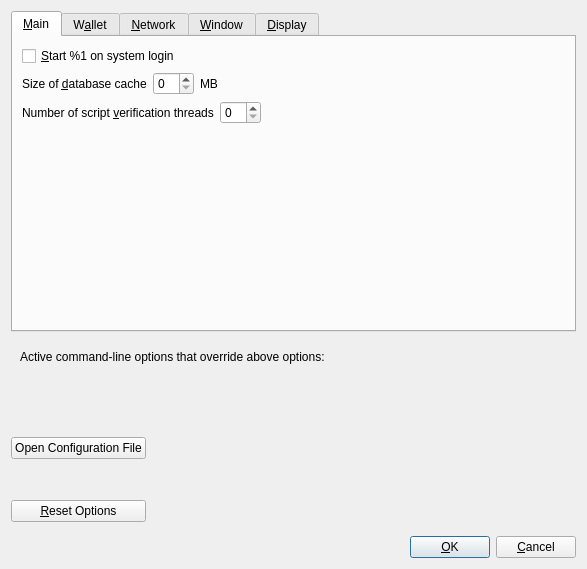
<?xml version="1.0" encoding="UTF-8"?>
<ui version="4.0">
 <class>OptionsDialog</class>
 <widget class="QDialog" name="OptionsDialog">
  <property name="geometry">
   <rect>
    <x>0</x>
    <y>0</y>
    <width>587</width>
    <height>569</height>
   </rect>
  </property>
  <property name="windowTitle">
   <string>Options</string>
  </property>
  <property name="modal">
   <bool>true</bool>
  </property>
  <layout class="QVBoxLayout" name="verticalLayout">
   <item>
    <widget class="QTabWidget" name="tabWidget">
     <property name="currentIndex">
      <number>0</number>
     </property>
     <widget class="QWidget" name="tabMain">
      <attribute name="title">
       <string>&amp;Main</string>
      </attribute>
      <layout class="QVBoxLayout" name="verticalLayout_Main">
       <item>
        <widget class="QCheckBox" name="zeroAtStartup">
         <property name="toolTip">
          <string>Automatically start %1 after logging in to the system.</string>
         </property>
         <property name="text">
          <string>&amp;Start %1 on system login</string>
         </property>
        </widget>
       </item>
       <item>
        <layout class="QHBoxLayout" name="horizontalLayout_2_Main">
         <item>
          <widget class="QLabel" name="databaseCacheLabel">
           <property name="text">
            <string>Size of &amp;database cache</string>
           </property>
           <property name="textFormat">
            <enum>Qt::PlainText</enum>
           </property>
           <property name="buddy">
            <cstring>databaseCache</cstring>
           </property>
          </widget>
         </item>
         <item>
          <widget class="QSpinBox" name="databaseCache"/>
         </item>
         <item>
          <widget class="QLabel" name="databaseCacheUnitLabel">
           <property name="text">
            <string>MB</string>
           </property>
           <property name="textFormat">
            <enum>Qt::PlainText</enum>
           </property>
          </widget>
         </item>
         <item>
          <spacer name="horizontalSpacer_2_Main">
           <property name="orientation">
            <enum>Qt::Horizontal</enum>
           </property>
           <property name="sizeHint" stdset="0">
            <size>
             <width>40</width>
             <height>20</height>
            </size>
           </property>
          </spacer>
         </item>
        </layout>
       </item>
       <item>
        <layout class="QHBoxLayout" name="horizontalLayout_3_Main">
         <item>
          <widget class="QLabel" name="threadsScriptVerifLabel">
           <property name="text">
            <string>Number of script &amp;verification threads</string>
           </property>
           <property name="textFormat">
            <enum>Qt::PlainText</enum>
           </property>
           <property name="buddy">
            <cstring>threadsScriptVerif</cstring>
           </property>
          </widget>
         </item>
         <item>
          <widget class="QSpinBox" name="threadsScriptVerif">
           <property name="toolTip">
            <string>(0 = auto, &lt;0 = leave that many cores free)</string>
           </property>
          </widget>
         </item>
         <item>
          <spacer name="horizontalSpacer_3_Main">
           <property name="orientation">
            <enum>Qt::Horizontal</enum>
           </property>
           <property name="sizeHint" stdset="0">
            <size>
             <width>40</width>
             <height>20</height>
            </size>
           </property>
          </spacer>
         </item>
        </layout>
       </item>
       <item>
        <spacer name="verticalSpacer_Main">
         <property name="orientation">
          <enum>Qt::Vertical</enum>
         </property>
         <property name="sizeHint" stdset="0">
          <size>
           <width>20</width>
           <height>40</height>
          </size>
         </property>
        </spacer>
       </item>
      </layout>
     </widget>
     <widget class="QWidget" name="tabWallet">
      <attribute name="title">
       <string>W&amp;allet</string>
      </attribute>
      <layout class="QVBoxLayout" name="verticalLayout_5">
       <item>
        <spacer name="verticalSpacer_3">
         <property name="orientation">
          <enum>Qt::Vertical</enum>
         </property>
         <property name="sizeHint" stdset="0">
          <size>
           <width>20</width>
           <height>14</height>
          </size>
         </property>
        </spacer>
       </item>
       <item>
        <widget class="QGroupBox" name="groupBox">
         <property name="title">
          <string>Automated Maintenance</string>
         </property>
         <layout class="QVBoxLayout" name="verticalLayout_2">
          <item>
           <widget class="QCheckBox" name="enableDeleteTx">
            <property name="toolTip">
             <string>Enable or Disable DeleteTx</string>
            </property>
            <property name="text">
             <string>Enable deleteTx</string>
            </property>
           </widget>
          </item>
          <item>
           <widget class="QCheckBox" name="saplingConsolidationEnabled">
            <property name="toolTip">
             <string>Enable automatic creation of consolidation transactions to reduce walle size and number of active notes.</string>
            </property>
            <property name="text">
             <string>&amp;Enable Consolidation</string>
            </property>
           </widget>
          </item>
         </layout>
        </widget>
       </item>
       <item>
        <spacer name="verticalSpacer_2">
         <property name="orientation">
          <enum>Qt::Vertical</enum>
         </property>
         <property name="sizeHint" stdset="0">
          <size>
           <width>20</width>
           <height>13</height>
          </size>
         </property>
        </spacer>
       </item>
       <item>
        <widget class="QGroupBox" name="groupBox_2">
         <property name="title">
          <string>Troubleshooting</string>
         </property>
         <layout class="QVBoxLayout" name="verticalLayout_3">
          <item>
           <widget class="QCheckBox" name="chkReindex">
            <property name="toolTip">
             <string>Reindex on restart</string>
            </property>
            <property name="text">
             <string>Reindex</string>
            </property>
           </widget>
          </item>
          <item>
           <widget class="QCheckBox" name="chkRescan">
            <property name="toolTip">
             <string>Rescan the blockchain for missing transactions.</string>
            </property>
            <property name="text">
             <string>Rescan</string>
            </property>
           </widget>
          </item>
          <item>
           <widget class="QCheckBox" name="chkZapWalletTxes">
            <property name="toolTip">
             <string>Remove all wallet transaction and rescan the blockchain for all transactions.</string>
            </property>
            <property name="text">
             <string>Zap Wallet Transactions and Rescan</string>
            </property>
           </widget>
          </item>
          <item>
           <widget class="QCheckBox" name="chkBootstrap">
            <property name="toolTip">
             <string>Reset wallet data using the downloadable bootstrap.</string>
            </property>
            <property name="text">
             <string>Reindex and Rescan with bootstrap</string>
            </property>
           </widget>
          </item>
         </layout>
        </widget>
       </item>
       <item>
        <spacer name="verticalSpacer_4">
         <property name="orientation">
          <enum>Qt::Vertical</enum>
         </property>
         <property name="sizeHint" stdset="0">
          <size>
           <width>20</width>
           <height>14</height>
          </size>
         </property>
        </spacer>
       </item>
      </layout>
     </widget>
     <widget class="QWidget" name="tabNetwork">
      <attribute name="title">
       <string>&amp;Network</string>
      </attribute>
      <layout class="QVBoxLayout" name="verticalLayout_Network">
       <item>
        <widget class="QCheckBox" name="mapPortUpnp">
         <property name="toolTip">
          <string>Automatically open the Zero client port on the router. This only works when your router supports UPnP and it is enabled.</string>
         </property>
         <property name="text">
          <string>Map port using &amp;UPnP</string>
         </property>
        </widget>
       </item>
       <item>
        <widget class="QCheckBox" name="allowIncoming">
         <property name="toolTip">
          <string>Accept connections from outside.</string>
         </property>
         <property name="text">
          <string>Allow incomin&amp;g connections</string>
         </property>
        </widget>
       </item>
       <item>
        <widget class="QCheckBox" name="connectSocks">
         <property name="toolTip">
          <string>Connect to the Zero network through a SOCKS5 proxy.</string>
         </property>
         <property name="text">
          <string>&amp;Connect through SOCKS5 proxy (default proxy):</string>
         </property>
        </widget>
       </item>
       <item>
        <layout class="QHBoxLayout" name="horizontalLayout_1_Network">
         <item>
          <widget class="QLabel" name="proxyIpLabel">
           <property name="text">
            <string>Proxy &amp;IP:</string>
           </property>
           <property name="textFormat">
            <enum>Qt::PlainText</enum>
           </property>
           <property name="buddy">
            <cstring>proxyIp</cstring>
           </property>
          </widget>
         </item>
         <item>
          <widget class="QValidatedLineEdit" name="proxyIp">
           <property name="minimumSize">
            <size>
             <width>140</width>
             <height>0</height>
            </size>
           </property>
           <property name="maximumSize">
            <size>
             <width>140</width>
             <height>16777215</height>
            </size>
           </property>
           <property name="toolTip">
            <string>IP address of the proxy (e.g. IPv4: 127.0.0.1 / IPv6: ::1)</string>
           </property>
          </widget>
         </item>
         <item>
          <widget class="QLabel" name="proxyPortLabel">
           <property name="text">
            <string>&amp;Port:</string>
           </property>
           <property name="textFormat">
            <enum>Qt::PlainText</enum>
           </property>
           <property name="buddy">
            <cstring>proxyPort</cstring>
           </property>
          </widget>
         </item>
         <item>
          <widget class="QLineEdit" name="proxyPort">
           <property name="minimumSize">
            <size>
             <width>55</width>
             <height>0</height>
            </size>
           </property>
           <property name="maximumSize">
            <size>
             <width>55</width>
             <height>16777215</height>
            </size>
           </property>
           <property name="toolTip">
            <string>Port of the proxy (e.g. 9050)</string>
           </property>
          </widget>
         </item>
         <item>
          <spacer name="horizontalSpacer_1_Network">
           <property name="orientation">
            <enum>Qt::Horizontal</enum>
           </property>
           <property name="sizeHint" stdset="0">
            <size>
             <width>40</width>
             <height>20</height>
            </size>
           </property>
          </spacer>
         </item>
        </layout>
       </item>
       <item>
        <layout class="QHBoxLayout" name="horizontalLayout_2_Network">
         <item>
          <widget class="QLabel" name="proxyActiveNets">
           <property name="text">
            <string>Used for reaching peers via:</string>
           </property>
           <property name="textFormat">
            <enum>Qt::PlainText</enum>
           </property>
          </widget>
         </item>
         <item>
          <widget class="QCheckBox" name="proxyReachIPv4">
           <property name="enabled">
            <bool>false</bool>
           </property>
           <property name="toolTip">
            <string>Shows if the supplied default SOCKS5 proxy is used to reach peers via this network type.</string>
           </property>
           <property name="text">
            <string/>
           </property>
          </widget>
         </item>
         <item>
          <widget class="QLabel" name="proxyReachIPv4Label">
           <property name="text">
            <string>IPv4</string>
           </property>
           <property name="textFormat">
            <enum>Qt::PlainText</enum>
           </property>
          </widget>
         </item>
         <item>
          <widget class="QCheckBox" name="proxyReachIPv6">
           <property name="enabled">
            <bool>false</bool>
           </property>
           <property name="toolTip">
            <string>Shows if the supplied default SOCKS5 proxy is used to reach peers via this network type.</string>
           </property>
           <property name="text">
            <string/>
           </property>
          </widget>
         </item>
         <item>
          <widget class="QLabel" name="proxyReachIPv6Label">
           <property name="text">
            <string>IPv6</string>
           </property>
           <property name="textFormat">
            <enum>Qt::PlainText</enum>
           </property>
          </widget>
         </item>
         <item>
          <widget class="QCheckBox" name="proxyReachTor">
           <property name="enabled">
            <bool>false</bool>
           </property>
           <property name="toolTip">
            <string>Shows if the supplied default SOCKS5 proxy is used to reach peers via this network type.</string>
           </property>
           <property name="text">
            <string/>
           </property>
          </widget>
         </item>
         <item>
          <widget class="QLabel" name="proxyReachTorLabel">
           <property name="text">
            <string>Tor</string>
           </property>
           <property name="textFormat">
            <enum>Qt::PlainText</enum>
           </property>
          </widget>
         </item>
         <item>
          <spacer name="horizontalSpacer_2_Network">
           <property name="orientation">
            <enum>Qt::Horizontal</enum>
           </property>
           <property name="sizeHint" stdset="0">
            <size>
             <width>40</width>
             <height>20</height>
            </size>
           </property>
          </spacer>
         </item>
        </layout>
       </item>
       <item>
        <widget class="QCheckBox" name="connectSocksTor">
         <property name="toolTip">
          <string>Connect to the Zero network through a separate SOCKS5 proxy for Tor hidden services.</string>
         </property>
         <property name="text">
          <string>Use separate SOCKS&amp;5 proxy to reach peers via Tor hidden services:</string>
         </property>
        </widget>
       </item>
       <item>
        <layout class="QHBoxLayout" name="horizontalLayout_3_Network">
         <item>
          <widget class="QLabel" name="proxyIpTorLabel">
           <property name="text">
            <string>Proxy &amp;IP:</string>
           </property>
           <property name="textFormat">
            <enum>Qt::PlainText</enum>
           </property>
           <property name="buddy">
            <cstring>proxyIpTor</cstring>
           </property>
          </widget>
         </item>
         <item>
          <widget class="QValidatedLineEdit" name="proxyIpTor">
           <property name="minimumSize">
            <size>
             <width>140</width>
             <height>0</height>
            </size>
           </property>
           <property name="maximumSize">
            <size>
             <width>140</width>
             <height>16777215</height>
            </size>
           </property>
           <property name="toolTip">
            <string>IP address of the proxy (e.g. IPv4: 127.0.0.1 / IPv6: ::1)</string>
           </property>
          </widget>
         </item>
         <item>
          <widget class="QLabel" name="proxyPortTorLabel">
           <property name="text">
            <string>&amp;Port:</string>
           </property>
           <property name="textFormat">
            <enum>Qt::PlainText</enum>
           </property>
           <property name="buddy">
            <cstring>proxyPortTor</cstring>
           </property>
          </widget>
         </item>
         <item>
          <widget class="QLineEdit" name="proxyPortTor">
           <property name="minimumSize">
            <size>
             <width>55</width>
             <height>0</height>
            </size>
           </property>
           <property name="maximumSize">
            <size>
             <width>55</width>
             <height>16777215</height>
            </size>
           </property>
           <property name="toolTip">
            <string>Port of the proxy (e.g. 9050)</string>
           </property>
          </widget>
         </item>
         <item>
          <spacer name="horizontalSpacer_4_Network">
           <property name="orientation">
            <enum>Qt::Horizontal</enum>
           </property>
           <property name="sizeHint" stdset="0">
            <size>
             <width>40</width>
             <height>20</height>
            </size>
           </property>
          </spacer>
         </item>
        </layout>
       </item>
       <item>
        <spacer name="verticalSpacer_Network">
         <property name="orientation">
          <enum>Qt::Vertical</enum>
         </property>
         <property name="sizeHint" stdset="0">
          <size>
           <width>20</width>
           <height>40</height>
          </size>
         </property>
        </spacer>
       </item>
      </layout>
     </widget>
     <widget class="QWidget" name="tabWindow">
      <attribute name="title">
       <string>&amp;Window</string>
      </attribute>
      <layout class="QVBoxLayout" name="verticalLayout_Window">
       <item>
        <widget class="QCheckBox" name="hideTrayIcon">
         <property name="toolTip">
          <string>Hide the icon from the system tray.</string>
         </property>
         <property name="text">
          <string>&amp;Hide tray icon</string>
         </property>
        </widget>
       </item>
       <item>
        <widget class="QCheckBox" name="minimizeToTray">
         <property name="toolTip">
          <string>Show only a tray icon after minimizing the window.</string>
         </property>
         <property name="text">
          <string>&amp;Minimize to the tray instead of the taskbar</string>
         </property>
        </widget>
       </item>
       <item>
        <widget class="QCheckBox" name="minimizeOnClose">
         <property name="toolTip">
          <string>Minimize instead of exit the application when the window is closed. When this option is enabled, the application will be closed only after selecting Exit in the menu.</string>
         </property>
         <property name="text">
          <string>M&amp;inimize on close</string>
         </property>
        </widget>
       </item>
       <item>
        <spacer name="verticalSpacer_Window">
         <property name="orientation">
          <enum>Qt::Vertical</enum>
         </property>
         <property name="sizeHint" stdset="0">
          <size>
           <width>20</width>
           <height>40</height>
          </size>
         </property>
        </spacer>
       </item>
      </layout>
     </widget>
     <widget class="QWidget" name="tabDisplay">
      <attribute name="title">
       <string>&amp;Display</string>
      </attribute>
      <layout class="QVBoxLayout" name="verticalLayout_6">
       <item>
        <layout class="QHBoxLayout" name="horizontalLayout_4_Display">
         <item>
          <widget class="QLabel" name="themeLabel">
           <property name="text">
            <string>Wallet Theme</string>
           </property>
           <property name="textFormat">
            <enum>Qt::PlainText</enum>
           </property>
           <property name="buddy">
            <cstring>theme</cstring>
           </property>
          </widget>
         </item>
         <item>
          <widget class="QValueComboBox" name="theme">
           <property name="toolTip">
            <string>The user interface language can be set here. This setting will take effect after restarting %1.</string>
           </property>
          </widget>
         </item>
        </layout>
       </item>
       <item>
        <layout class="QHBoxLayout" name="horizontalLayout_1_Display">
         <item>
          <widget class="QLabel" name="langLabel">
           <property name="text">
            <string>User Interface &amp;language:</string>
           </property>
           <property name="textFormat">
            <enum>Qt::PlainText</enum>
           </property>
           <property name="buddy">
            <cstring>lang</cstring>
           </property>
          </widget>
         </item>
         <item>
          <widget class="QValueComboBox" name="lang">
           <property name="toolTip">
            <string>The user interface language can be set here. This setting will take effect after restarting %1.</string>
           </property>
          </widget>
         </item>
        </layout>
       </item>
       <item>
        <layout class="QHBoxLayout" name="horizontalLayout_2_Display">
         <item>
          <widget class="QLabel" name="unitLabel">
           <property name="text">
            <string>&amp;Unit to show amounts in:</string>
           </property>
           <property name="textFormat">
            <enum>Qt::PlainText</enum>
           </property>
           <property name="buddy">
            <cstring>unit</cstring>
           </property>
          </widget>
         </item>
         <item>
          <widget class="QValueComboBox" name="unit">
           <property name="toolTip">
            <string>Choose the default subdivision unit to show in the interface and when sending coins.</string>
           </property>
          </widget>
         </item>
        </layout>
       </item>
       <item>
        <layout class="QHBoxLayout" name="horizontalLayout_3_Display">
         <item>
          <widget class="QLabel" name="thirdPartyTxUrlsLabel">
           <property name="toolTip">
            <string>Third party URLs (e.g. a block explorer) that appear in the transactions tab as context menu items. %s in the URL is replaced by transaction hash. Multiple URLs are separated by vertical bar |.</string>
           </property>
           <property name="text">
            <string>&amp;Third party transaction URLs</string>
           </property>
           <property name="buddy">
            <cstring>thirdPartyTxUrls</cstring>
           </property>
          </widget>
         </item>
         <item>
          <widget class="QLineEdit" name="thirdPartyTxUrls">
           <property name="toolTip">
            <string>Third party URLs (e.g. a block explorer) that appear in the transactions tab as context menu items. %s in the URL is replaced by transaction hash. Multiple URLs are separated by vertical bar |.</string>
           </property>
          </widget>
         </item>
        </layout>
       </item>
       <item>
        <spacer name="verticalSpacer_Display">
         <property name="orientation">
          <enum>Qt::Vertical</enum>
         </property>
         <property name="sizeHint" stdset="0">
          <size>
           <width>20</width>
           <height>40</height>
          </size>
         </property>
        </spacer>
       </item>
      </layout>
     </widget>
    </widget>
   </item>
   <item>
    <widget class="QFrame" name="frame">
     <layout class="QVBoxLayout" name="verticalLayout_Bottom">
      <item>
       <layout class="QHBoxLayout" name="horizontalLayout_Bottom">
        <item>
         <widget class="QLabel" name="overriddenByCommandLineInfoLabel">
          <property name="text">
           <string>Active command-line options that override above options:</string>
          </property>
          <property name="textFormat">
           <enum>Qt::PlainText</enum>
          </property>
         </widget>
        </item>
        <item>
         <spacer name="horizontalSpacer_Bottom">
          <property name="orientation">
           <enum>Qt::Horizontal</enum>
          </property>
          <property name="sizeHint" stdset="0">
           <size>
            <width>40</width>
            <height>20</height>
           </size>
          </property>
         </spacer>
        </item>
       </layout>
      </item>
      <item>
       <widget class="QLabel" name="overriddenByCommandLineLabel">
        <property name="text">
         <string/>
        </property>
        <property name="textFormat">
         <enum>Qt::PlainText</enum>
        </property>
        <property name="wordWrap">
         <bool>true</bool>
        </property>
       </widget>
      </item>
     </layout>
    </widget>
   </item>
   <item>
    <layout class="QHBoxLayout" name="horizontalLayout_Buttons">
     <item>
      <layout class="QVBoxLayout" name="verticalLayout_Buttons">
       <item>
        <widget class="QPushButton" name="openZeroConfButton">
         <property name="toolTip">
          <string>Open the %1 configuration file from the working directory.</string>
         </property>
         <property name="text">
          <string>Open Configuration File</string>
         </property>
         <property name="autoDefault">
          <bool>false</bool>
         </property>
        </widget>
       </item>
       <item>
        <widget class="QPushButton" name="resetButton">
         <property name="toolTip">
          <string>Reset all client options to default.</string>
         </property>
         <property name="text">
          <string>&amp;Reset Options</string>
         </property>
         <property name="autoDefault">
          <bool>false</bool>
         </property>
        </widget>
       </item>
      </layout>
     </item>
     <item>
      <spacer name="horizontalSpacer_1">
       <property name="orientation">
        <enum>Qt::Horizontal</enum>
       </property>
       <property name="sizeHint" stdset="0">
        <size>
         <width>40</width>
         <height>48</height>
        </size>
       </property>
      </spacer>
     </item>
     <item>
      <widget class="QLabel" name="statusLabel">
       <property name="minimumSize">
        <size>
         <width>200</width>
         <height>0</height>
        </size>
       </property>
       <property name="font">
        <font>
         <weight>75</weight>
         <bold>true</bold>
        </font>
       </property>
       <property name="text">
        <string/>
       </property>
       <property name="textFormat">
        <enum>Qt::PlainText</enum>
       </property>
       <property name="wordWrap">
        <bool>true</bool>
       </property>
      </widget>
     </item>
     <item>
      <spacer name="horizontalSpacer_2">
       <property name="orientation">
        <enum>Qt::Horizontal</enum>
       </property>
       <property name="sizeHint" stdset="0">
        <size>
         <width>40</width>
         <height>48</height>
        </size>
       </property>
      </spacer>
     </item>
     <item>
      <layout class="QVBoxLayout" name="verticalLayout_4">
       <item>
        <spacer name="verticalSpacer">
         <property name="orientation">
          <enum>Qt::Vertical</enum>
         </property>
         <property name="sizeHint" stdset="0">
          <size>
           <width>20</width>
           <height>40</height>
          </size>
         </property>
        </spacer>
       </item>
       <item>
        <layout class="QHBoxLayout" name="horizontalLayout">
         <item>
          <widget class="QPushButton" name="okButton">
           <property name="text">
            <string>&amp;OK</string>
           </property>
           <property name="autoDefault">
            <bool>false</bool>
           </property>
           <property name="default">
            <bool>true</bool>
           </property>
          </widget>
         </item>
         <item>
          <widget class="QPushButton" name="cancelButton">
           <property name="text">
            <string>&amp;Cancel</string>
           </property>
           <property name="autoDefault">
            <bool>false</bool>
           </property>
          </widget>
         </item>
        </layout>
       </item>
      </layout>
     </item>
    </layout>
   </item>
  </layout>
 </widget>
 <customwidgets>
  <customwidget>
   <class>QValidatedLineEdit</class>
   <extends>QLineEdit</extends>
   <header>qvalidatedlineedit.h</header>
  </customwidget>
  <customwidget>
   <class>QValueComboBox</class>
   <extends>QComboBox</extends>
   <header>qvaluecombobox.h</header>
  </customwidget>
 </customwidgets>
 <resources/>
 <connections/>
</ui>
